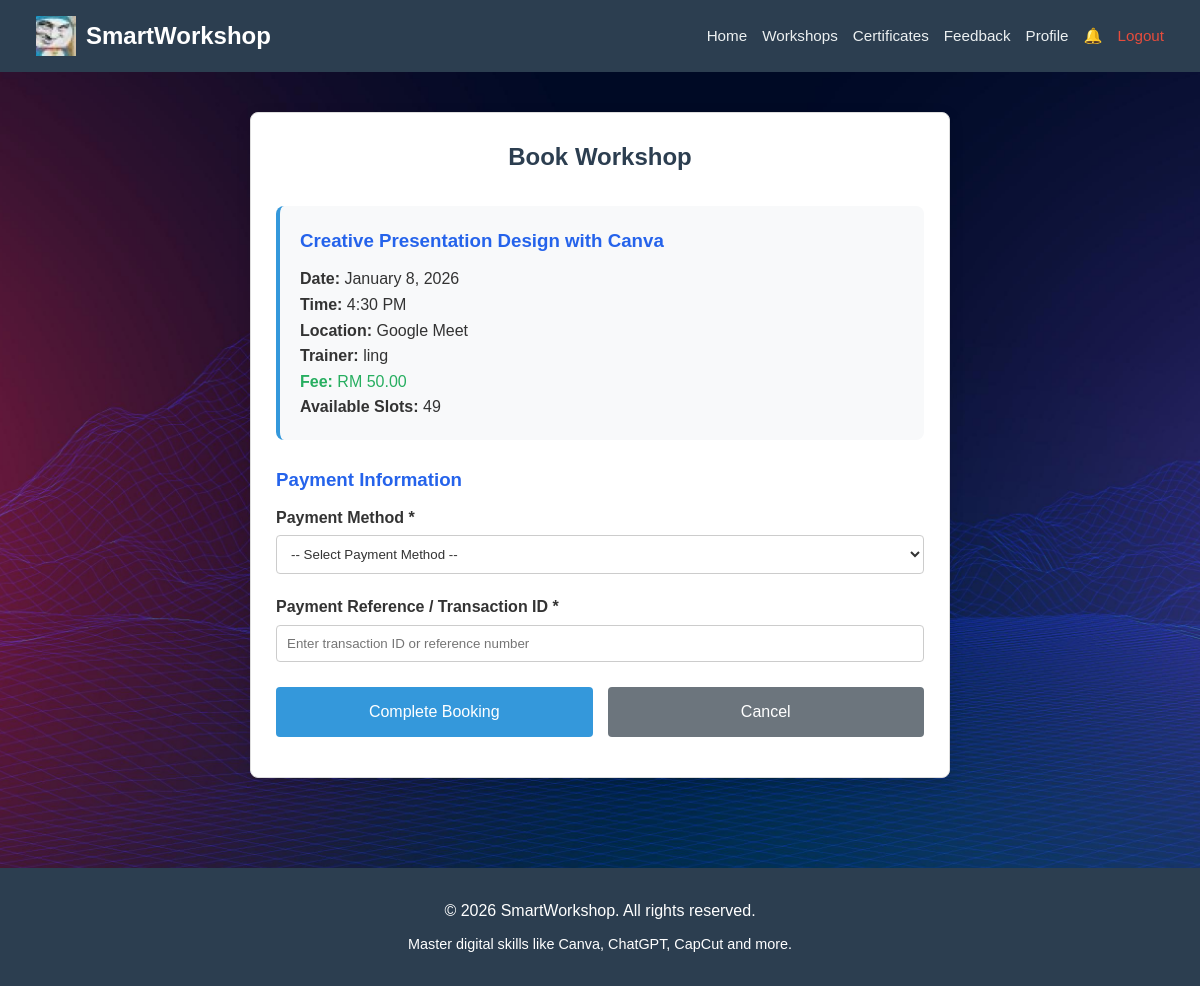
The app's page /register_workshop.php?id=20 (signed in) with its own data.
### tables this page shows
CREATE TABLE `workshops` (
  `id` int(11) NOT NULL,
  `title` varchar(100) NOT NULL,
  `description` text DEFAULT NULL,
  `trainer` varchar(100) DEFAULT NULL,
  `trainer_id` int(11) DEFAULT NULL,
  `date` date NOT NULL,
  `time` time NOT NULL,
  `location` varchar(100) NOT NULL,
  `fee` decimal(10,2) DEFAULT 0.00,
  `organizer_id` int(11) NOT NULL,
  `created_at` timestamp NOT NULL DEFAULT current_timestamp()
);

### register_workshop.php (the view, shortened to what this page needs)
<?php
include 'include/db_connect.php';
$workshop_id = isset($_GET['id']) ? intval($_GET['id']) : 0;
$stmt = $conn->prepare("SELECT * FROM workshops WHERE id=?");
$stmt->bind_param("i", $workshop_id);
$stmt->execute();
$result = $stmt->get_result();
$workshop = $result->fetch_assoc();
$count_stmt = $conn->prepare("SELECT COUNT(*) AS total FROM bookings WHERE workshop_id=? AND booking_status != 'cancelled'");
$count_stmt->bind_param("i", $workshop_id);
$count_stmt->execute();
$available_slots = 50 - $count_stmt->get_result()->fetch_assoc()['total'];
?>
<!DOCTYPE html>
<html lang="en">
<head>
    <link rel="stylesheet" href="css/style.css">
</head>
<body>
    <?php include 'include/nav.php'; ?>
    <main>
        <div class="card" style="max-width:700px; margin:0 auto;">
            <h2>Book Workshop</h2>
            <div
                style="background:#f8f9fa; padding:20px; border-radius:8px; margin-bottom:25px; border-left:4px solid #3498db;">
                <h3><?= htmlspecialchars($workshop['title']); ?></h3>
                <p><strong>Date:</strong> <?= date('F j, Y', strtotime($workshop['date'])); ?></p>
                <p><strong>Time:</strong> <?= date('g:i A', strtotime($workshop['time'])); ?></p>
                <p><strong>Location:</strong> <?= htmlspecialchars($workshop['location']); ?></p>
                <p><strong>Trainer:</strong> <?= htmlspecialchars($workshop['trainer']); ?></p>
                <p style="color:#27ae60;"><strong>Fee:</strong> RM <?= number_format($workshop['fee'], 2); ?></p>
                <p><strong>Available Slots:</strong> <?= $available_slots; ?></p>
            </div>
            <form method="POST">
                <h3>Payment Information</h3>
                <div style="margin-bottom:20px;">
                    <label>Payment Method *</label>
                    <select name="payment_method" id="payment_method" required onchange="togglePaymentDetails()">
                        <option value="">-- Select Payment Method --</option>
                    </select>
                </div>
                <div style="margin-bottom:20px;">
                    <label>Payment Reference / Transaction ID *</label>
                    <input type="text" name="payment_reference" required
                        placeholder="Enter transaction ID or reference number">
                </div>
                <div style="display:flex; gap:15px;">
                    <button type="submit" class="btn" style="flex:1;">Complete Booking</button>
                    <a href="index.php" class="btn btn-secondary" style="flex:1; text-align:center;">Cancel</a>
                </div>
            </form>
        </div>
    </main>
    <?php include 'include/footer.php'; ?>
</body>
</html>

### css/style.css (style rules this page uses)
* { margin: 0; padding: 0; box-sizing: border-box; }
body { font-family: sans-serif; background: url('../img/bg.jpg') no-repeat center center fixed; background-size: cover; color: #333; line-height: 1.6; min-height: 100vh; display: flex; flex-direction: column; }
main, .workshops-container, .certificates-container, .feedback-container, .certificate-page, .container, .report-container, .page-content { flex: 1; }
main { max-width: 1100px; margin: 0 auto; padding: 40px 20px; width: 100%; }
.card { background: white; padding: 25px; border-radius: 8px; box-shadow: 0 4px 15px rgba(0, 0, 0, 0.1); border: 1px solid #ddd; color: #333; }
form div { margin-bottom: 15px; }
label { display: block; margin-bottom: 5px; font-weight: 600; color: #333; }
input, select, textarea { width: 100%; padding: 10px; border: 1px solid #ccc; border-radius: 4px; background: #fff; color: #333; }
h2 { color: white; text-shadow: 2px 2px 4px #000; margin-bottom: 30px; text-align: center; }
.card h2, .form-card h2 { color: #2c3e50; text-shadow: none; }
h3 { color: #2563eb; margin-bottom: 10px; }
button, .btn { display: inline-block; width: 100%; padding: 12px; background-color: #3498db; color: white; border: none; border-radius: 4px; cursor: pointer; font-size: 1rem; text-align: center; text-decoration: none; margin-top: 5px; }
.btn-secondary { background-color: #6c757d !important; }

### records on screen
workshops: title "Creative Presentation Design with Canva", date "January 8, 2026", time "4:30 PM", location "Google Meet", trainer "ling", fee "50.00"

### other values on screen
$available_slots "49"
